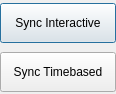
<?xml version="1.0" encoding="UTF-8"?>
<ui version="4.0">
 <class>Dialog</class>
 <widget class="QDialog" name="Dialog">
  <property name="geometry">
   <rect>
    <x>0</x>
    <y>0</y>
    <width>116</width>
    <height>94</height>
   </rect>
  </property>
  <property name="windowTitle">
   <string>m2u GUI</string>
  </property>
  <widget class="QWidget" name="verticalLayoutWidget">
   <property name="geometry">
    <rect>
     <x>0</x>
     <y>0</y>
     <width>116</width>
     <height>96</height>
    </rect>
   </property>
   <layout class="QGridLayout" name="gridLayout">
    <item row="0" column="0">
     <widget class="QPushButton" name="ckbToggleSyncInteractive">
      <property name="minimumSize">
       <size>
        <width>0</width>
        <height>40</height>
       </size>
      </property>
      <property name="maximumSize">
       <size>
        <width>150</width>
        <height>16777215</height>
       </size>
      </property>
      <property name="cursor">
       <cursorShape>ArrowCursor</cursorShape>
      </property>
      <property name="text">
       <string>Sync Interactive</string>
      </property>
      <property name="checkable">
       <bool>true</bool>
      </property>
     </widget>
    </item>
    <item row="1" column="0">
     <widget class="QPushButton" name="ckbToggleSyncTimebased">
      <property name="minimumSize">
       <size>
        <width>0</width>
        <height>40</height>
       </size>
      </property>
      <property name="maximumSize">
       <size>
        <width>150</width>
        <height>16777215</height>
       </size>
      </property>
      <property name="cursor">
       <cursorShape>ArrowCursor</cursorShape>
      </property>
      <property name="text">
       <string>Sync Timebased</string>
      </property>
      <property name="checkable">
       <bool>true</bool>
      </property>
     </widget>
    </item>
   </layout>
  </widget>
 </widget>
 <resources/>
 <connections/>
</ui>
